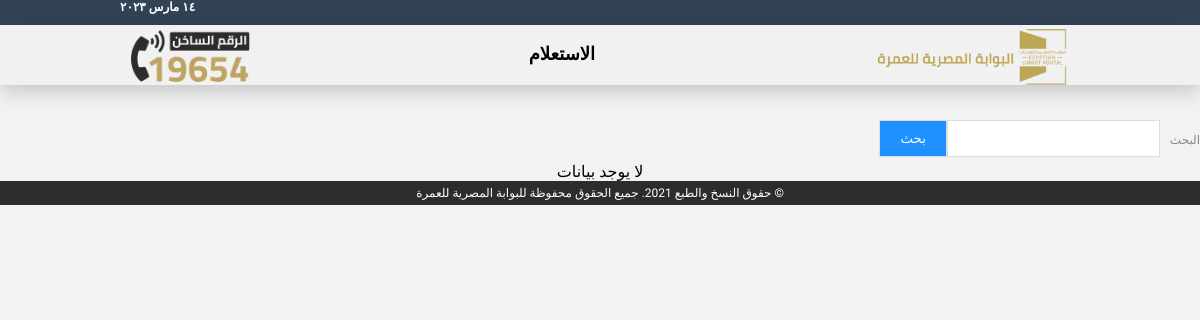
Before: /passengers/ with the older database file.
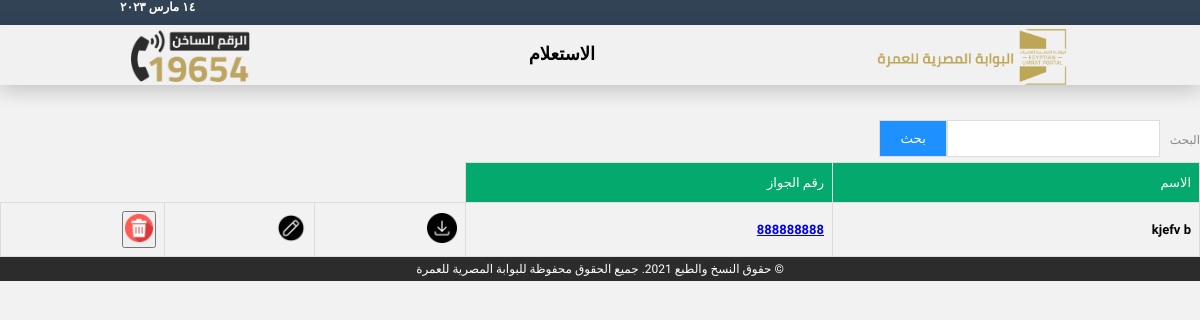
After: the same page with the newer database file.
### mysite/models.py (models this page shows, shortened)
class Passenger(models.Model):
    arabic_name = models.CharField(max_length=150)
    english_name = models.CharField(max_length=150)
    national_id = models.CharField(max_length=14)
    data_of_birth = models.DateField()
    passport_number = models.CharField(max_length=9)
    passport_start = models.DateField()
    passport_end = models.DateField()
    visa_type = models.CharField(max_length=150, default='زيارة شخصية')
    visa_number = models.CharField(max_length=150)
    visa_start = models.DateField()
    visa_end = models.DateField()
    company = models.ForeignKey(Company, on_delete=models.CASCADE)
    created = models.DateTimeField(default=timezone.now, blank=True)
    deleted = models.BooleanField(default=False, blank=True)
    class Meta:
        ordering = ['-created']

### mysite/views.py (the view)
# urls.py: path("passengers/", views.passengerList, name="passengerList"),
def passengerList(request):
    passengers = Passenger.objects.filter(deleted = False)
    if request.method == 'GET':
        search = request.GET.get('search')
        if search:
            passengers = passengers.filter(Q(national_id__icontains=search) |
                                           Q(passport_number__icontains=search) |
                                           Q(visa_number__icontains=search))
    return render(request, 'mysite/passenger_list.html', {'passengers': passengers, 'section': 'passenger_list'})

### mysite/templates/mysite/passenger_list.html (shortened to what this page needs)
{% extends 'base.html' %}
{% load static %}
{% block content %}
<form class="form-inline" method="get">
    <input type="text" name="search" maxlength="50" required id="id_name">
    <button type="submit">بحث</button>
</form>
{% if passengers %}
<table id="passengers">
    <tr>
        <th class="th-content">الاسم</th>
        <th class="th-content">رقم الجواز </th>
    </tr>
    {% for passenger in passengers %}
    <tr>
        <td>{{passenger.arabic_name}}</td>
        <td><a href="{% url 'mysite:passenger_details' passenger.national_id %}">{{passenger.passport_number}}</a></td>
        <td>
            <a href="{% url 'mysite:passenger_pdf' passenger.national_id %}" target="_blank">
                <img class="pass-btn" src="{% static 'image/download.png' %}" alt="">
            </a>
        </td>
        <td>
            <a href="{% url 'mysite:passengerEdit' passenger.national_id %}">
                <img class="pass-btn" src="{% static 'image/edit.png' %}" alt="">
            </a>
        </td>
        <form method="POST" action="{% url 'mysite:passengerDelete' passenger.national_id %}">
            <td>
                <button type="submit" class="button delete"
                    onclick="return confirmDelete('{{ passenger.arabic_name}}');">
                    <img class="pass-btn" src="{% static 'image/delete.png' %}" alt="">
                </button>
            </td>
        </form>
    </tr>
    {% endfor %}
</table>
{% else %}
<div>
    <p style="text-align: center;">لا يوجد بيانات
    </p>
</div>
{% endif %}
{% endblock content %}

Changed rows visible on the page:
added Passenger: arabic_name "kjefv b", passport_number "888888888"
Other visible differences:
text no longer shown: "لا يوجد بيانات"
text now shown: "الاسم رقم الجواز"
